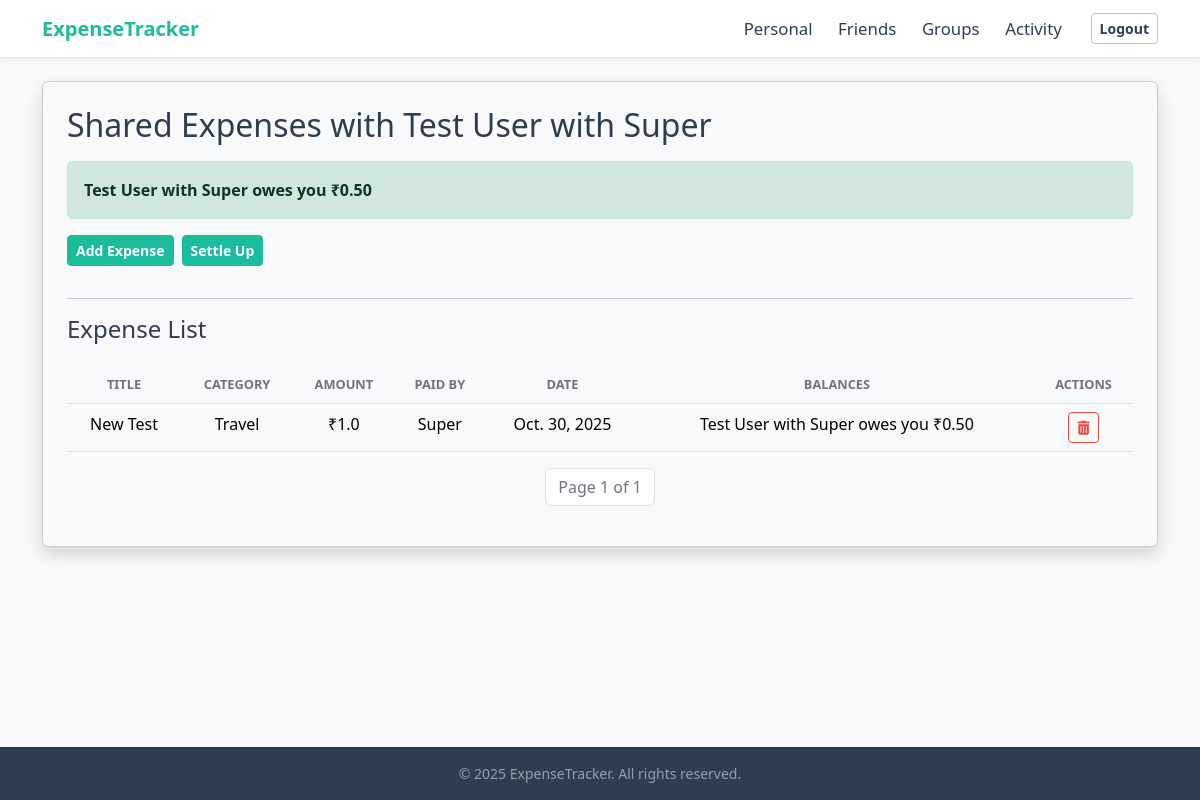
Screenshot of /friend_details/14/ (signed in) with the database file from the repository.
### tracker/models.py (models this page shows, shortened)
class UserRegistration(models.Model):
    name = models.CharField(max_length=100)
    email = models.CharField(max_length=100,unique=True)
    password = models.CharField(max_length=100)

class FriendExpense(models.Model):
    user = models.ForeignKey(UserRegistration, on_delete=models.CASCADE, related_name='friend_expense_owner')
    friend_user = models.ForeignKey(UserRegistration, on_delete=models.CASCADE, related_name='friend_expense_friend')
    title = models.CharField(max_length=200)
    amount = models.FloatField()
    category = models.CharField(max_length=80)
    date = models.DateField(auto_now_add=True)
    description = models.TextField(blank=True,null=True)
    paid_by = models.ForeignKey(UserRegistration, on_delete=models.CASCADE, related_name='paid_expenses',blank=True,null=True)
    amount_owed = models.FloatField(default=0) #Amount the user owes
    group = models.ForeignKey('Groups', on_delete=models.SET_NULL, blank=True, null=True, related_name="payments")

### tracker/views.py (the view)
# urls.py: path('friend_details/<int:friend_id>/',views.friend_details, name='friend_details'),
def friend_details(request, friend_id):
    if 'username' not in request.session:
        messages.error(request, "Please log in to access this page.")
        return redirect('login')
    user_id = request.session.get('user_id')
    user = get_object_or_404(UserRegistration, id=user_id)
    friend = get_object_or_404(UserRegistration, id=friend_id)
    all_expenses = FriendExpense.objects.filter(
        user=user,
        friend_user=friend
    ).order_by('-date')
    total_balance = all_expenses.aggregate(total=Sum('amount_owed'))['total'] or Decimal('0.00')
    total_expenses_sum = all_expenses.aggregate(total=Sum('amount'))['total'] or 0
    paginator = Paginator(all_expenses, 10) # 10 expenses per page
    page_number = request.GET.get('page')
    expenses_page_obj = paginator.get_page(page_number)
    context = {
        'friend': friend,
        'expenses_page_obj': expenses_page_obj, # Pass the paginated object
        'total_expenses': total_expenses_sum,
        'total_balance': total_balance,       # Pass the correct, simple balance
        'user': user,
    }
    return render(request, 'tracker/friend_details.html', context)

### tracker/templates/tracker/friend_details.html (shortened to what this page needs)
{% extends 'tracker/base.html' %}
{% load static %}
{% block content %}
<div class="card shadow p-4 mt-4">
    <h2 class="mb-0 fw-light">Shared Expenses with {{ friend.name }}</h2>
    {% if total_balance > 0.01 %}
        <div class="alert alert-success bg-success-subtle text-success-emphasis border border-success border-opacity-10 rounded mt-3" role="alert">
            <strong>{{ friend.name }} owes you ₹{{ total_balance|floatformat:2 }}</strong>
        </div>
    {% elif total_balance < -0.01 %}
        <div class="alert alert-danger bg-danger-subtle text-danger-emphasis border border-danger border-opacity-10 rounded mt-3" role="alert">
            <strong>You owe {{ friend.name }} ₹{{ total_balance|floatformat:2|cut:"-" }}</strong>
        </div>
    {% else %}
        <div class="alert alert-secondary bg-light text-muted border-0 rounded mt-3" role="alert">
            <strong>You are all settled up.</strong>
        </div>
    {% endif %}
    <div class="mb-3 d-flex align-items-center">
        <a href="{% url 'add_expense_with_friend' friend.id %}" class="btn btn-primary btn-sm me-2">Add Expense</a>
        <button type="button" class="btn btn-primary btn-sm" data-bs-toggle="modal" data-bs-target="#settleUpModal">
            Settle Up
        </button>
    </div>
    <hr>
    <h4 class="mb-0 fw-light">Expense List</h4><br>
    <table class="table table-hover">
        <thead class="table-light text-center">
            <tr>
                <th>Title</th>
                <th>Category</th>
                <th>Amount</th>
                <th>Paid By</th>
                <th>Date</th>
                <th>Balances</th>
                <th>Actions</th>
            </tr>
        </thead>
        <tbody>
            {% for expense in expenses_page_obj %}
            <tr>
                <td class="text-center">{{ expense.title }}</td>
                <td class="text-center">{{ expense.category }}</td>
                <td class="text-center">₹{{ expense.amount }}</td>
                <td class="text-center">{{ expense.paid_by.name }}</td>
                <td class="text-center">{{ expense.date }}</td>
                <td class="text-center">
                    {% if expense.amount_owed > 0 %}
                        {{ friend.name }} owes you ₹{{ expense.amount_owed|floatformat:2 }}
                    {% elif expense.amount_owed < 0 %}
                        You owe {{ friend.name }} ₹{{ expense.amount_owed|floatformat:2|cut:"-" }}
                    {% else %}
                        Settled
                    {% endif %}
                </td>
                <td class="text-center align-middle">
                    <a href="{% url 'delete_friend_expense' expense.id %}"class="btn btn-sm btn-outline-danger"><i class="fas fa-trash-alt"></i>
                    </a>
                </td>
            </tr>
            {% empty %}
                <tr>
                    <td colspan="7" class="text-center">No Expenses added</td>
                </tr>
            {% endfor %}
        </tbody>
    </table>
    <nav aria-label="Expenses navigation">
        <ul class="pagination justify-content-center">
            <li class="page-item disabled">
                <span class="page-link">Page {{ expenses_page_obj.number }} of {{ expenses_page_obj.paginator.num_pages }}</span>
            </li>
        </ul>
    </nav>
</div>
{% endblock %}

### tracker/static/tracker/css/custom.css (style rules this page uses)
:root { --bs-primary: #1ABC9C !important; --bs-primary-rgb: 26, 188, 156 !important; --bs-primary-darker: #16a085; --bs-danger: #E74C3C; --bs-danger-rgb: 231, 76, 60; --bs-danger-darker: #c0392b; --bs-success: #1ABC9C !important; --bs-success-rgb: 26, 188, 156 !important; --bs-info: #3498db; --bs-warning: #f39c12; --bs-body-color: #2C3E50; --bs-body-bg: #F8F9FA; --bs-light: #F8F9FA; --bs-light-rgb: 248, 249, 250; --bs-dark: #2C3E50; --bs-dark-rgb: 44, 62, 80; --bs-white: #FFFFFF; --bs-white-rgb: 255, 255, 255; --bs-card-border-color: transparent; --bs-card-bg: #FFFFFF; --bs-secondary-text-emphasis: #555; --bs-link-color: var(--bs-primary); --bs-link-hover-color: var(--bs-primary-darker); }
body { color: var(--bs-body-color); background-color: var(--bs-body-bg); }
h1, h2, h3, h4, h5, h6 { color: var(--bs-body-color); font-weight: 600; }
a { color: var(--bs-link-color); text-decoration: none; }
.btn { --bs-btn-color: var(--bs-white); --bs-btn-hover-color: var(--bs-white); --bs-btn-active-color: var(--bs-white); --bs-btn-font-weight: 600; }
.btn-primary { --bs-btn-bg: var(--bs-primary); --bs-btn-border-color: var(--bs-primary); --bs-btn-hover-bg: var(--bs-primary-darker); --bs-btn-hover-border-color: var(--bs-primary-darker); --bs-btn-color: #fff; --bs-btn-hover-color: #fff; }
.btn-outline-danger { --bs-btn-color: var(--bs-danger); --bs-btn-border-color: var(--bs-danger); --bs-btn-hover-bg: var(--bs-danger); --bs-btn-hover-border-color: var(--bs-danger); --bs-btn-hover-color: #fff; }
.card .pagination .page-link, .container .pagination .page-link { color: var(--bs-primary) !important; border-color: #dee2e6 !important; background-color: var(--bs-white) !important; box-shadow: none !important; }
.card .pagination .page-item.disabled .page-link, .container .pagination .page-item.disabled .page-link { color: #6c757d !important; background-color: var(--bs-white) !important; border-color: #dee2e6 !important; }
.table thead th { color: #6c757d; font-size: 0.8rem; text-transform: uppercase; border-bottom: 1px solid #dee2e6; font-weight: 600; }

### rows the page displays
UserRegistration: name "Test User with Super"
FriendExpense: title "New Test", category "Travel", amount "1.0", paid_by.name "Super", date "Oct. 30, 2025", amount_owed "0.50"

### other values shown
{{ total_balance|floatformat:2 }} "0.50"
{{ expenses_page_obj.number }} "1"
{{ expenses_page_obj.paginator.num_pages }} "1"
